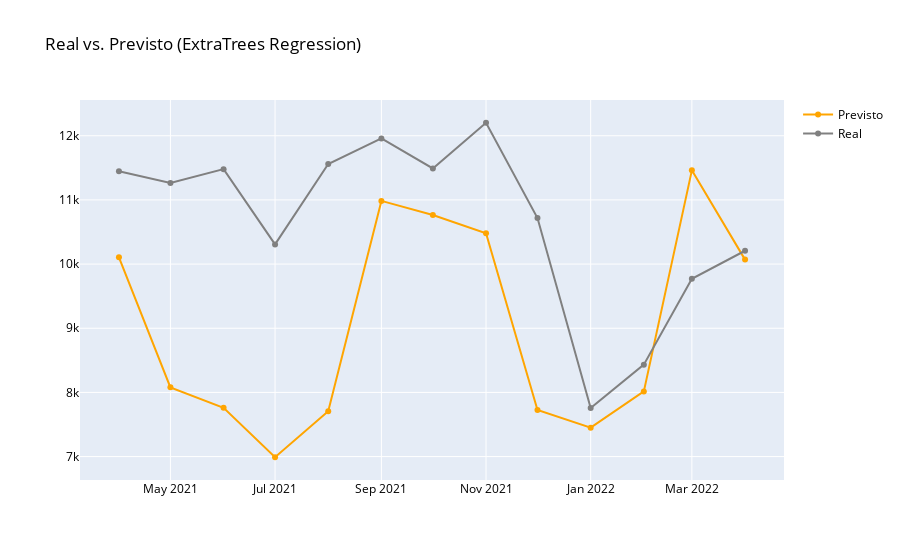

Notebook source saved alongside this figure:
### Code cell
fig = go.Figure(data=[
    go.Scatter(name='Previsto', x=df_r_teste['data'], y=pred_teste_et_tuned, marker={'color': 'orange'}),
    go.Scatter(name='Real', x=df_r_teste['data'], y=y_r_teste, marker={'color': 'gray'})
    ])
fig.update_layout(font=dict(color='black'), title_text='Real vs. Previsto (ExtraTrees Regression)')
fig.show()

### Figure 1 — Plotly figure (JSON) as saved in the notebook; plotly's stock layout.template omitted (floating-point values rounded to 4 significant figures)
{"data": [{"marker": {"color": "orange"}, "name": "Previsto", "type": "scatter", "x": ["2021-04-01", "2021-05-01", "2021-06-01", "2021-07-01", "2021-08-01", "2021-09-01", "2021-10-01", "2021-11-01", "2021-12-01", "2022-01-01", "2022-02-01", "2022-03-01", "2022-04-01"], "y": [10110.0, 8078.0, 7760.0, 6989.0, 7708.0, 10990.0, 10760.0, 10480.0, 7726.0, 7451.0, 8016.0, 11460.0, 10070.0]}, {"marker": {"color": "gray"}, "name": "Real", "type": "scatter", "x": ["2021-04-01", "2021-05-01", "2021-06-01", "2021-07-01", "2021-08-01", "2021-09-01", "2021-10-01", "2021-11-01", "2021-12-01", "2022-01-01", "2022-02-01", "2022-03-01", "2022-04-01"], "y": [11447, 11263, 11480, 10307, 11559, 11959, 11491, 12203, 10718, 7757, 8433, 9770, 10208]}], "layout": {"font": {"color": "black"}, "title": {"text": "Real vs. Previsto (ExtraTrees Regression)"}}}
